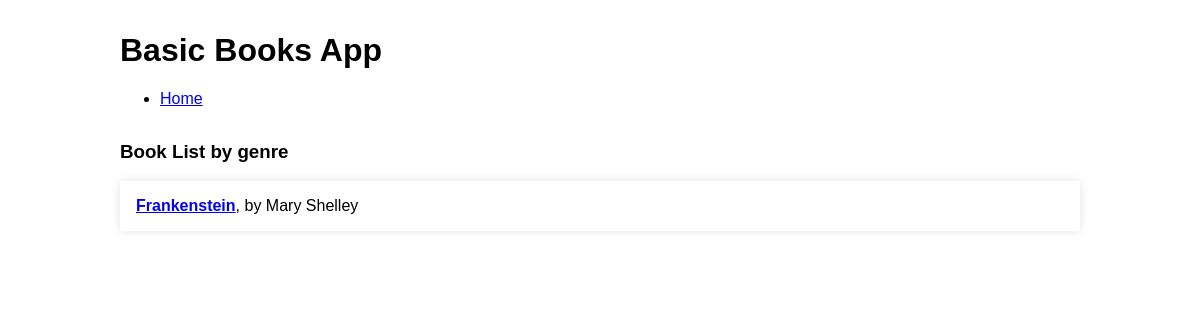
Page /tag/science fiction on the earlier database version.
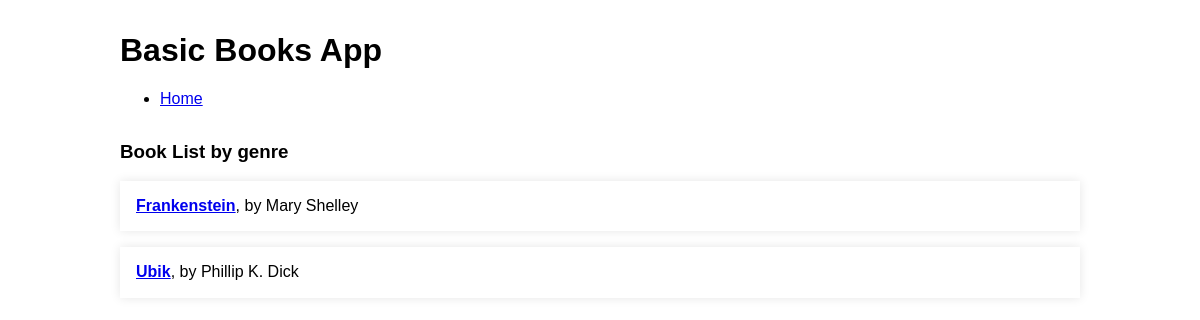
Same page on the later database version.
### tables this page shows
CREATE TABLE books (
    id INTEGER PRIMARY KEY AUTOINCREMENT,
    title TEXT NOT NULL,
    author TEXT NOT NULL,
    genre TEXT NOT NULL,
    description TEXT
);

### app.py (the view)
@app.route('/tag/<genre>')
def tag_list(genre):
    books = get_tag_list(genre)
    return render_template('tag.html', books=books)

### app.py (called while the page is built)
def get_db_connection():
    conn = sqlite3.connect('database.db')
    conn.row_factory = sqlite3.Row
    return conn

def get_tag_list(genre):
    conn = get_db_connection()
    books = conn.execute('SELECT * FROM books WHERE genre = ?', (genre,)).fetchall()
    conn.close()
    if books is None:
        abort(404)
    return books

### templates/tag.html
{% extends 'base.html' %}
{% block content %}
    <div class="content">
        <h3>Book List by genre</h3>
        <div class="list">
        {% for book in books %}
        <div class="list-item">
        <a href="{{ url_for('details', book_id=book['id']) }}"><strong>{{ book['title'] }}</strong></a>, by {{ book['author'] }}
        </div>
        {% endfor %}
        </div>
    </div>
{% endblock %}

Differences in the rows shown:
added books: title "Ubik", author "Phillip K. Dick"
